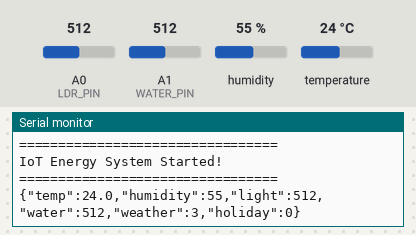
Simulated run of this sketch. Board: Arduino Uno, built with avr-gcc and run on an emulated ATmega328P. Shown: the last lines printed to the serial monitor. The inputs (shaded band) are chosen by the test bench; at power-on: humidity 55 %, A0 (LDR_PIN) = 512, A1 (WATER_PIN) = 512, temperature 24 °C.

Above: at 3.2 s.
3.3 s: humidity set to 22 %
At 4.6 s:
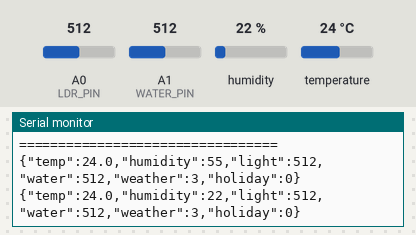
4.8 s: A0 (LDR_PIN) set to 710
6.3 s: A1 (WATER_PIN) set to 710
At 7.0 s:
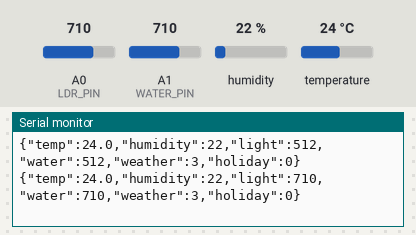
7.8 s: temperature set to 12 °C
At 9.1 s:
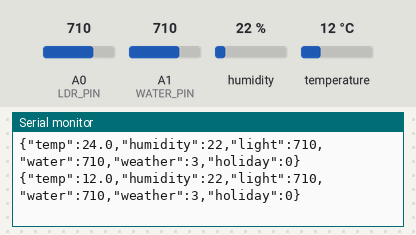
9.3 s: A0 (LDR_PIN) set to 716
At 10.7 s:
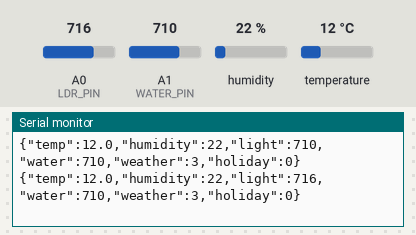
10.8 s: A1 (WATER_PIN) set to 716
At 13.1 s:
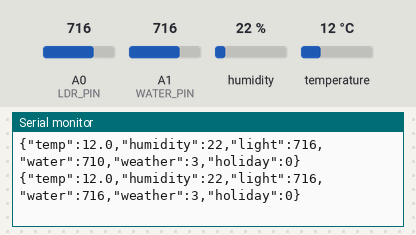
Timing chart, 0 to 13.3 s (numbered marks = the images above; inputs shaded):
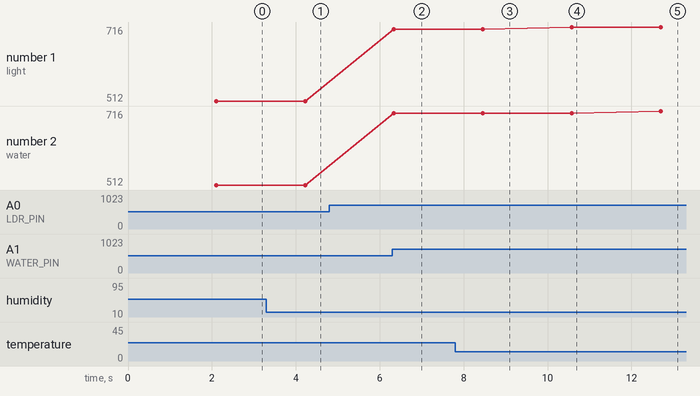

Measured:
- after the input at 3.3 s, the serial monitor: prints a new line after 0.92 s (image 1)
- after the input at 6.3 s, the serial monitor: prints a new line at once (image 2)
- after the input at 7.8 s, the serial monitor: prints a new line after 0.66 s (image 3)
- after the input at 9.3 s, the serial monitor: prints a new line after 1.3 s (image 4)
- after the input at 10.8 s, the serial monitor: prints a new line after 1.9 s (image 5)
- plotted number 1: 710 → 716 after the input at 9.3 s

The sketch:

arduino_iot_sensor.ino
```cpp
/*
 * PROJE: Enerji Tüketimi Tahmini İçin Veri Toplama Sistemi
 * DONANIM: Arduino Uno, HC-05, DHT11, LDR (+10k Direnç), Su Sensörü
 */

#include <SoftwareSerial.h>
#include <DHT.h>

// --- 1. PIN TANIMLAMALARI ---
#define RX_PIN 2       // HC-05'in TX bacağı
#define TX_PIN 3       // HC-05'in RX bacağı
#define DHT_PIN 4      // DHT11 Data bacağı
#define LDR_PIN A0     // LDR + Direnç
#define WATER_PIN A1   // Su sensörü

// --- 2. AYARLAR ---
SoftwareSerial bluetooth(RX_PIN, TX_PIN);
#define DHTTYPE DHT11
DHT dht(DHT_PIN, DHTTYPE);

// Hava durumu eşikleri
const int LDR_THRESHOLD_CLEAR = 700;
const int LDR_THRESHOLD_CLOUDY = 300;
const int WATER_THRESHOLD = 500;

// Tahmin değeri (PC'den gelecek)
float currentPrediction = 0.0;

void setup() {
  Serial.begin(9600);
  bluetooth.begin(9600);
  dht.begin();

  delay(2000);

  Serial.println("=================================");
  Serial.println("IoT Energy System Started!");
  Serial.println("=================================");
}

int hesaplaHavaDurumu(float temp, float hum, int light, int water) {
  if (water > WATER_THRESHOLD) return 3; // Rainy
  if (temp < 10 && hum > 70) return 4;   // Cold/Snowy
  if (temp > 25 && light > LDR_THRESHOLD_CLEAR) return 0; // Clear
  if (light < LDR_THRESHOLD_CLOUDY) return 2; // Cloudy
  return 1; // Partly Cloudy
}

void loop() {
  // 1. Sensörlerden veri oku
  float nem = dht.readHumidity();
  float sicaklik = dht.readTemperature();
  int isikDegeri = analogRead(LDR_PIN);
  int suDegeri = analogRead(WATER_PIN);

  // 2. Hata kontrolü
  if (isnan(nem) || isnan(sicaklik)) {
    Serial.println("HATA: DHT sensoru okunamadi!");
    bluetooth.println("{\"error\":\"DHT_FAIL\"}");
    delay(2000);
    return;
  }

  // 3. Hava durumu hesapla
  int weatherCluster = hesaplaHavaDurumu(sicaklik, nem, isikDegeri, suDegeri);

  // 4. JSON oluştur
  String jsonData = "{";
  jsonData += "\"temp\":" + String(sicaklik, 1) + ",";
  jsonData += "\"humidity\":" + String(nem, 0) + ",";
  jsonData += "\"light\":" + String(isikDegeri) + ",";
  jsonData += "\"water\":" + String(suDegeri) + ",";
  jsonData += "\"weather\":" + String(weatherCluster) + ",";
  jsonData += "\"holiday\":0";
  jsonData += "}";

  // 5. Gönder - SADECE JSON GÖNDERİYORUZ!
  Serial.println(jsonData);      // PC/Streamlit için
  bluetooth.println(jsonData);   // Bluetooth için

  // 6. Debug bilgisi (opsiyonel - Serial monitörde görünür)
  // Serial.print("Debug - Sicaklik: ");
  // Serial.println(sicaklik);

  // 7. PC'den tahmin al (opsiyonel)
  if (bluetooth.available()) {
    String komut = bluetooth.readStringUntil('\n');

    if (komut.startsWith("PREDICTION:")) {
      currentPrediction = komut.substring(11).toFloat();
    }
  }

  // Serial'dan da tahmin alabilir (USB bağlantısı için)
  if (Serial.available()) {
    String komut = Serial.readStringUntil('\n');

    if (komut.startsWith("PREDICTION:")) {
      currentPrediction = komut.substring(11).toFloat();
    }
  }

  delay(2000);  // 2 saniyede bir veri gönder
}
```
